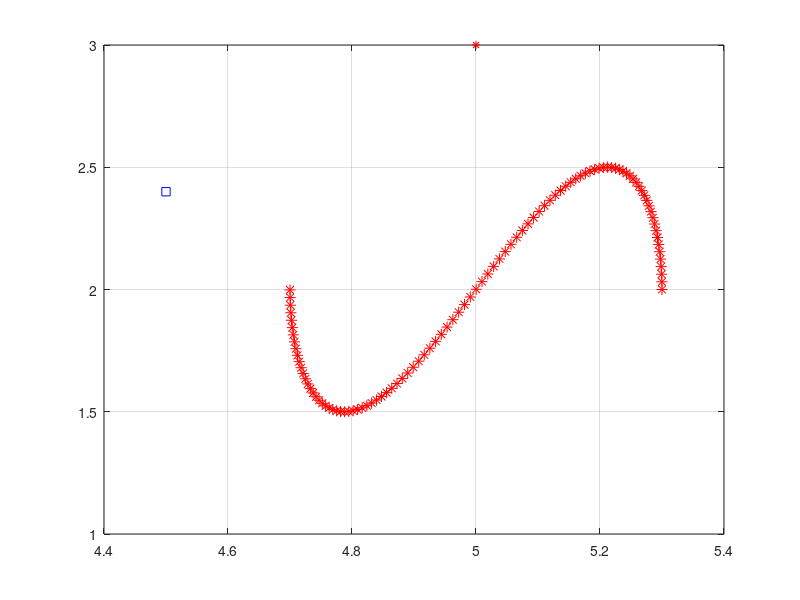

Write the MATLAB code that produced this figure. (Note: this script raises an error after producing the figure.)
%% tut3 Q1
% x=5+0.3*cos(0.1*pi*t), y=2+0.5*sin(0.2*pi*t)
% there are two land marks at (2,5) and (3,10)
% if the robot is taking measurements of the distance between the robot and
% the landmarks every 0.1 second.
% 1. write a program to calculate the trajectory of the robot and plot the
% robot trajectory in red stars
% 2. calculating the distance and angle bteween the robot and the landmarks
% during the motion of the robot
%% trajectory calculation
clear all
close all
clc
% LM1 position
Lm1x = 5;
Lm1y = 3;
% LM2 position
Lm2x = 4.5;
Lm2y = 2.4;

pi = 3.14
t = 0:0.1:10
x = 5 + 0.3 * cos(0.1 * pi * t)
y = 2 + 0.5 * sin(0.2 * pi * t)

plot(Lm1x,Lm1y,'r*',Lm2x,Lm2y,'bs',x,y,'*','MarkerEdgeColor','r','MarkerSize',8)
figure(1)
% turn on the grid
grid on

%% calculate the distance between the robot and landmarks
% distance between the robot and LM1
d1 = sqrt((x-Lm1x).*(x-Lm1x)+(y-Lm1y).*(y-Lm1y));
% distance between the robot and LM2
d2 = sqrt((x-Lm2x).*(x-Lm2x)+(y-Lm2y).*(y-Lm2y));

dist = [d1;d2];

%% calculate the angle between the robot and the landmark
% angle 1
ang1 = atan2((Lm1y-y),(Lm1x-x));
ang1 = wrapTo2Pi(ang1);
% angle 2
ang2 = atan2((Lm2y-y),(Lm2x-x));
ang2 = wrapTo2Pi(ang2);

% angle
ang = [ang1;ang2];

%% subplot the plot
figure(2)
subplot(2,1,1), plot(dist'),legend('Dist to Lm1','Dist to Lm2'),
subplot(2,1,2), plot(ang'),legend('Ang to Lm1','Ang to Lm2'),
grid

%% add animation
% set figure locations
set(figure(3),'Position',[17 549 310 257])
set(figure(4),'Position',[339 551 343 253])
set(figure(5),'Position',[716 543 310 257])

disp('Animating...')
jm=size(d1,2);
pause('on')
for j=2:jm      % plot every time step
    figure(3)
    plot(x(1:j),y(1:j),'r*',Lm1x,Lm1y,'bs',Lm2x,Lm2y,'bs','MarkerSize',10,'MarkerFaceColor','r')
    grid on
    
    figure(4)
    plot(dist(:,1:j)')
    legend('Dist to LM1','Dist to LM2')
    grid on
    figure(5)
    plot(ang(:,1:j)')
    legend('Ang to LM1','Ang to LM2')
    grid on
    pause(0.2)
end